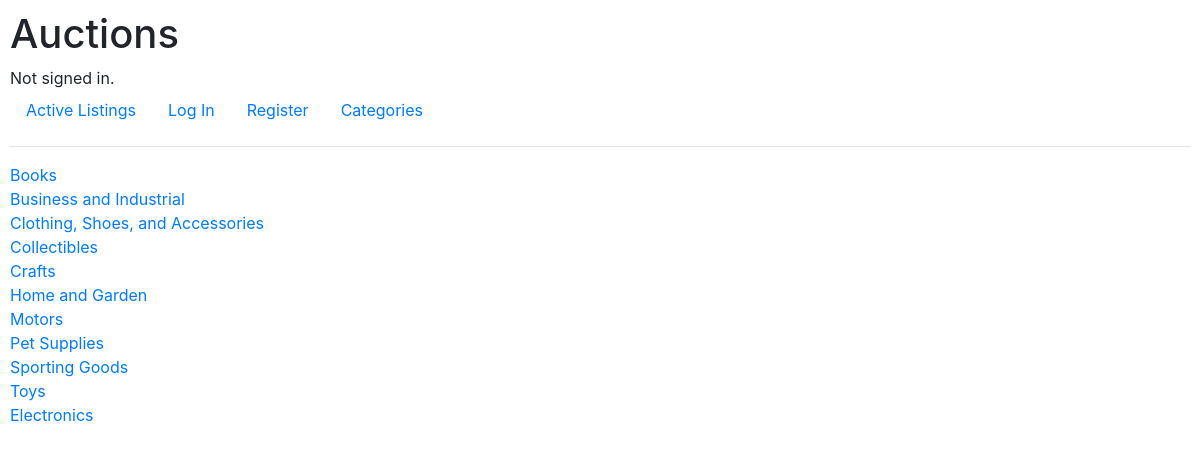
The page /category on the database its author committed.
### auctions/models.py (models this page shows)
class Category(models.Model):
    title = models.CharField(max_length=40, null=True, blank=True)
    def __str__(self):
        return str(self.title)

### auctions/views.py (the view)
# urls.py: path("category", views.category, name="category"),
def category(request):
    allCat = Category.objects.all()
    return render(request, "auctions/category.html", {
        "categories": allCat
    })

### auctions/templates/auctions/category.html
{% extends "auctions/layout.html" %}
{% block body %}
{% for category in categories %}
<a href="{% url 'itemsOfCat' category %}">{{category}}</a>
<br>
{% endfor %}
{% endblock %}

### auctions/templates/auctions/layout.html (shortened to what this page needs)
{% load static %}
<!DOCTYPE html>
<html lang="en">
    <head>
        <link rel="stylesheet" href="https://stackpath.bootstrapcdn.com/bootstrap/4.4.1/css/bootstrap.min.css">
        <link href="{% static 'auctions/styles.css' %}" rel="stylesheet">
    </head>
    <body>
        <h1>Auctions</h1>
        <div>
            {% if user.is_authenticated %}
                Signed in as <strong>{{ user.username }}</strong>.
            {% else %}
                Not signed in.
            {% endif %}
        </div>
        <ul class="nav">
            <li class="nav-item">
                <a class="nav-link" href="{% url 'listings' %}">Active Listings</a>
            </li>
            {% if user.is_authenticated %}
                <li class="nav-item">
                    <a class="nav-link" href="{% url 'logout' %}">Log Out</a>
                </li>
                    <a class="nav-link" href="{% url 'create' %}">Create New Listing</a>
                <li class="nav-item">
                    <a class="nav-link" href="{% url 'watchlist' %}">Watchlist</a>
                </li>
                <li class="nav-item">
                    <a class="nav-link" href="{% url 'category' %}">Categories</a>
                </li>
            {% else %}
                <li class="nav-item">
                    <a class="nav-link" href="{% url 'login' %}">Log In</a>
                </li>
                <li class="nav-item">
                    <a class="nav-link" href="{% url 'register' %}">Register</a>
                </li>
                <li class="nav-item">
                    <a class="nav-link" href="{% url 'category' %}">Categories</a>
                </li>
            {% endif %}
        </ul>
        <hr>
        {% block body %}
        {% endblock %}
    </body>
</html>

### auctions/static/auctions/styles.css (style rules this page uses)
body { padding: 10px; }

### rows shown on the page
Category: title "Books"
Category: title "Business and Industrial"
Category: title "Clothing, Shoes, and Accessories"
Category: title "Collectibles"
Category: title "Crafts"
Category: title "Home and Garden"
Category: title "Motors"
Category: title "Pet Supplies"
Category: title "Sporting Goods"
Category: title "Toys"
Category: title "Electronics"
